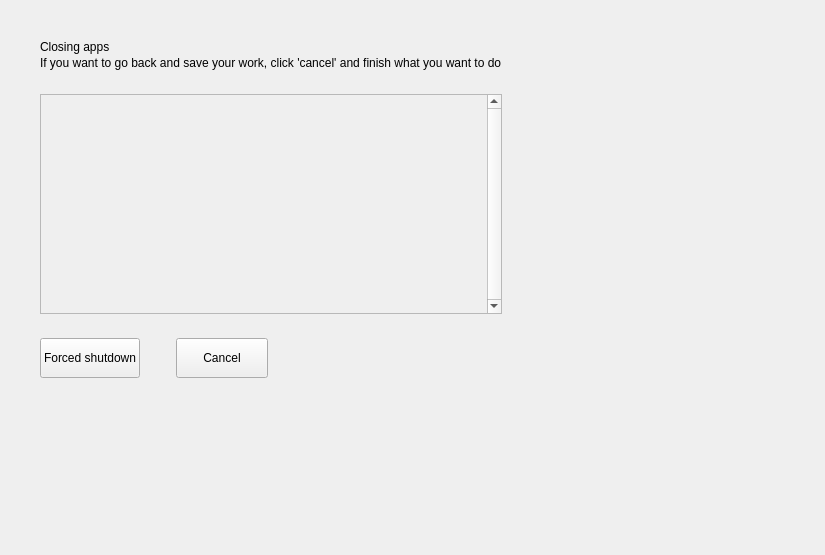
<?xml version="1.0" encoding="UTF-8"?>
<ui version="4.0">
 <class>ExitQueryWindow</class>
 <widget class="QWidget" name="ExitQueryWindow">
  <property name="geometry">
   <rect>
    <x>0</x>
    <y>0</y>
    <width>825</width>
    <height>555</height>
   </rect>
  </property>
  <property name="sizePolicy">
   <sizepolicy hsizetype="Preferred" vsizetype="Preferred">
    <horstretch>0</horstretch>
    <verstretch>0</verstretch>
   </sizepolicy>
  </property>
  <property name="windowTitle">
   <string>MainWindow</string>
  </property>
  <layout class="QVBoxLayout" name="verticalLayout_4">
   <property name="spacing">
    <number>0</number>
   </property>
   <property name="leftMargin">
    <number>0</number>
   </property>
   <property name="topMargin">
    <number>0</number>
   </property>
   <property name="rightMargin">
    <number>0</number>
   </property>
   <property name="bottomMargin">
    <number>0</number>
   </property>
   <item>
    <widget class="QWidget" name="m_mask" native="true">
     <property name="sizePolicy">
      <sizepolicy hsizetype="Preferred" vsizetype="Preferred">
       <horstretch>0</horstretch>
       <verstretch>0</verstretch>
      </sizepolicy>
     </property>
     <layout class="QGridLayout" name="m_maskLayout">
      <property name="leftMargin">
       <number>0</number>
      </property>
      <property name="topMargin">
       <number>0</number>
      </property>
      <property name="rightMargin">
       <number>0</number>
      </property>
      <property name="bottomMargin">
       <number>0</number>
      </property>
      <property name="spacing">
       <number>0</number>
      </property>
      <item row="1" column="4">
       <spacer name="m_rightSpacer">
        <property name="orientation">
         <enum>Qt::Horizontal</enum>
        </property>
        <property name="sizeHint" stdset="0">
         <size>
          <width>40</width>
          <height>20</height>
         </size>
        </property>
       </spacer>
      </item>
      <item row="1" column="0" colspan="2">
       <spacer name="m_leftSpacer">
        <property name="orientation">
         <enum>Qt::Horizontal</enum>
        </property>
        <property name="sizeType">
         <enum>QSizePolicy::Fixed</enum>
        </property>
        <property name="sizeHint" stdset="0">
         <size>
          <width>40</width>
          <height>20</height>
         </size>
        </property>
       </spacer>
      </item>
      <item row="1" column="3">
       <widget class="QWidget" name="m_content" native="true">
        <property name="sizePolicy">
         <sizepolicy hsizetype="Preferred" vsizetype="Preferred">
          <horstretch>0</horstretch>
          <verstretch>0</verstretch>
         </sizepolicy>
        </property>
        <property name="minimumSize">
         <size>
          <width>400</width>
          <height>180</height>
         </size>
        </property>
        <property name="maximumSize">
         <size>
          <width>600</width>
          <height>400</height>
         </size>
        </property>
        <property name="styleSheet">
         <string notr="true"/>
        </property>
        <layout class="QVBoxLayout" name="m_contentLayout">
         <property name="spacing">
          <number>0</number>
         </property>
         <property name="leftMargin">
          <number>0</number>
         </property>
         <property name="topMargin">
          <number>0</number>
         </property>
         <property name="rightMargin">
          <number>0</number>
         </property>
         <property name="bottomMargin">
          <number>0</number>
         </property>
         <item>
          <layout class="QVBoxLayout" name="verticalLayout">
           <property name="spacing">
            <number>2</number>
           </property>
           <property name="bottomMargin">
            <number>24</number>
           </property>
           <item>
            <widget class="QLabel" name="m_title">
             <property name="sizePolicy">
              <sizepolicy hsizetype="Preferred" vsizetype="Preferred">
               <horstretch>0</horstretch>
               <verstretch>0</verstretch>
              </sizepolicy>
             </property>
             <property name="text">
              <string>Closing apps</string>
             </property>
            </widget>
           </item>
           <item>
            <widget class="QLabel" name="m_titleDesc">
             <property name="sizePolicy">
              <sizepolicy hsizetype="Preferred" vsizetype="Preferred">
               <horstretch>0</horstretch>
               <verstretch>0</verstretch>
              </sizepolicy>
             </property>
             <property name="text">
              <string>If you want to go back and save your work, click 'cancel' and finish what you want to do</string>
             </property>
            </widget>
           </item>
          </layout>
         </item>
         <item>
          <widget class="QScrollArea" name="m_inhibitorsScrollArea">
           <property name="sizePolicy">
            <sizepolicy hsizetype="Expanding" vsizetype="Fixed">
             <horstretch>0</horstretch>
             <verstretch>0</verstretch>
            </sizepolicy>
           </property>
           <property name="minimumSize">
            <size>
             <width>0</width>
             <height>220</height>
            </size>
           </property>
           <property name="maximumSize">
            <size>
             <width>16777215</width>
             <height>220</height>
            </size>
           </property>
           <property name="verticalScrollBarPolicy">
            <enum>Qt::ScrollBarAlwaysOn</enum>
           </property>
           <property name="horizontalScrollBarPolicy">
            <enum>Qt::ScrollBarAlwaysOff</enum>
           </property>
           <property name="sizeAdjustPolicy">
            <enum>QAbstractScrollArea::AdjustIgnored</enum>
           </property>
           <property name="widgetResizable">
            <bool>true</bool>
           </property>
           <widget class="QWidget" name="m_inhibitors">
            <property name="geometry">
             <rect>
              <x>0</x>
              <y>0</y>
              <width>470</width>
              <height>218</height>
             </rect>
            </property>
            <property name="minimumSize">
             <size>
              <width>0</width>
              <height>0</height>
             </size>
            </property>
            <layout class="QVBoxLayout" name="m_inhibitorsLayout">
             <property name="spacing">
              <number>36</number>
             </property>
             <property name="leftMargin">
              <number>0</number>
             </property>
             <property name="topMargin">
              <number>0</number>
             </property>
             <property name="rightMargin">
              <number>0</number>
             </property>
             <property name="bottomMargin">
              <number>0</number>
             </property>
            </layout>
           </widget>
          </widget>
         </item>
         <item>
          <layout class="QHBoxLayout" name="horizontalLayout_2">
           <property name="spacing">
            <number>36</number>
           </property>
           <property name="topMargin">
            <number>24</number>
           </property>
           <item>
            <widget class="QPushButton" name="m_ok">
             <property name="sizePolicy">
              <sizepolicy hsizetype="Preferred" vsizetype="Fixed">
               <horstretch>0</horstretch>
               <verstretch>0</verstretch>
              </sizepolicy>
             </property>
             <property name="minimumSize">
              <size>
               <width>92</width>
               <height>40</height>
              </size>
             </property>
             <property name="text">
              <string>Forced shutdown</string>
             </property>
            </widget>
           </item>
           <item>
            <widget class="QPushButton" name="m_cancel">
             <property name="sizePolicy">
              <sizepolicy hsizetype="Preferred" vsizetype="Fixed">
               <horstretch>0</horstretch>
               <verstretch>0</verstretch>
              </sizepolicy>
             </property>
             <property name="minimumSize">
              <size>
               <width>92</width>
               <height>40</height>
              </size>
             </property>
             <property name="text">
              <string>Cancel</string>
             </property>
            </widget>
           </item>
           <item>
            <spacer name="horizontalSpacer">
             <property name="orientation">
              <enum>Qt::Horizontal</enum>
             </property>
             <property name="sizeHint" stdset="0">
              <size>
               <width>40</width>
               <height>20</height>
              </size>
             </property>
            </spacer>
           </item>
          </layout>
         </item>
        </layout>
       </widget>
      </item>
      <item row="0" column="1" colspan="3">
       <spacer name="m_topSpacer">
        <property name="orientation">
         <enum>Qt::Vertical</enum>
        </property>
        <property name="sizeType">
         <enum>QSizePolicy::Fixed</enum>
        </property>
        <property name="sizeHint" stdset="0">
         <size>
          <width>20</width>
          <height>40</height>
         </size>
        </property>
       </spacer>
      </item>
      <item row="2" column="1" colspan="3">
       <spacer name="m_bottomSpacer">
        <property name="orientation">
         <enum>Qt::Vertical</enum>
        </property>
        <property name="sizeType">
         <enum>QSizePolicy::Expanding</enum>
        </property>
        <property name="sizeHint" stdset="0">
         <size>
          <width>20</width>
          <height>40</height>
         </size>
        </property>
       </spacer>
      </item>
     </layout>
    </widget>
   </item>
  </layout>
 </widget>
 <resources/>
 <connections/>
</ui>
